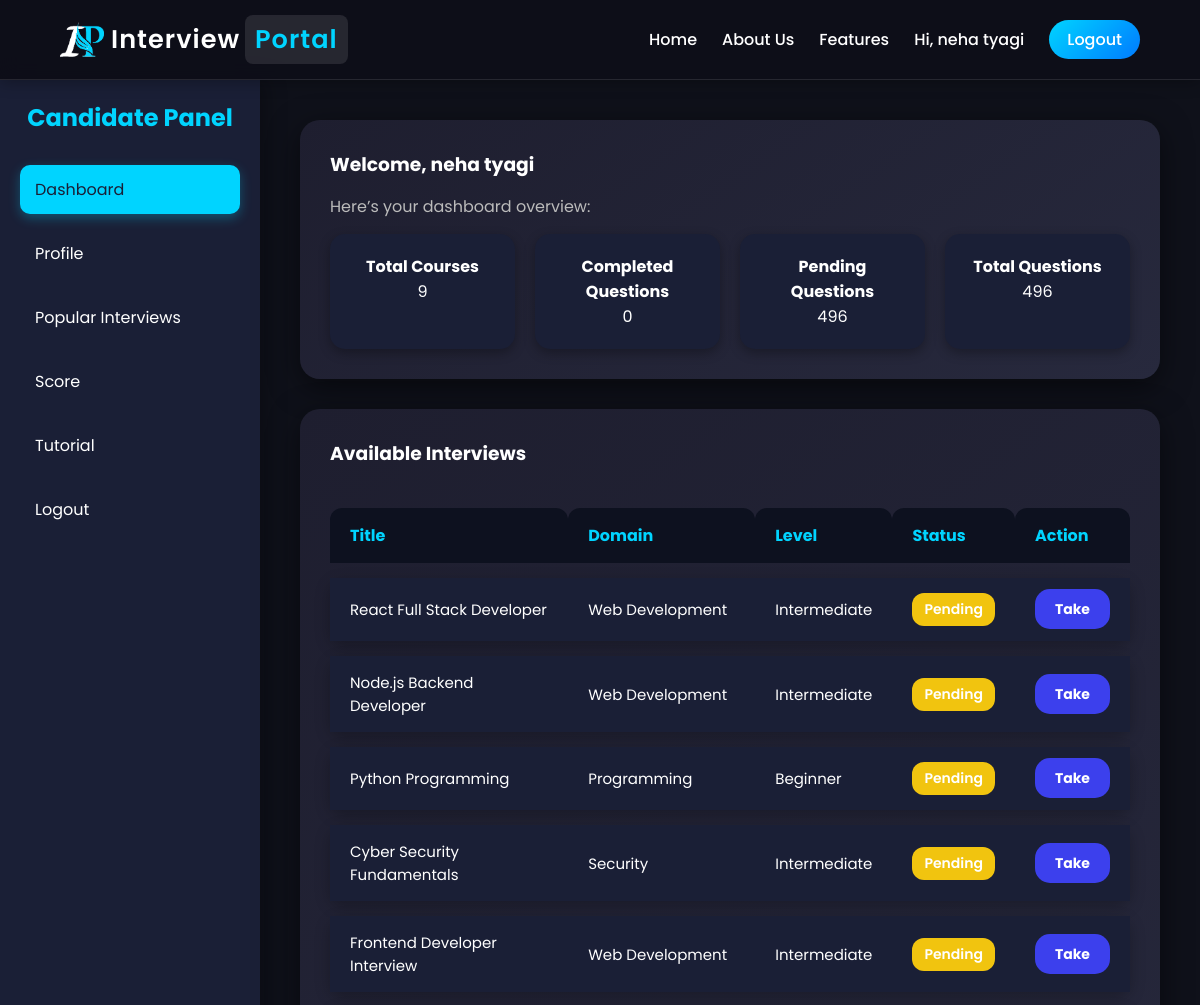
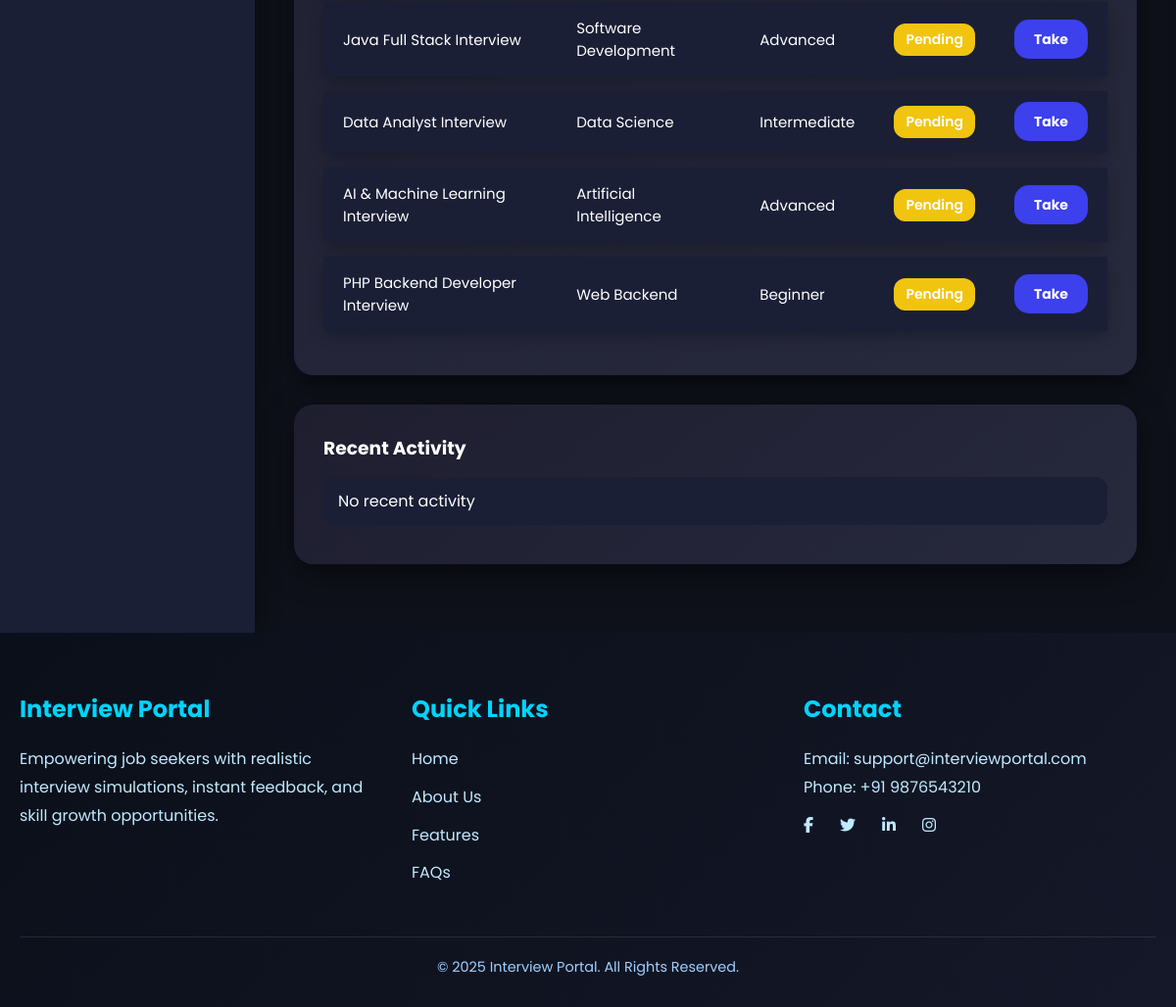
/dashboard.php (signed in), run on the app's committed database (2 pictures, top to bottom).
### tables this page shows
CREATE TABLE `interviews` (
  `id` int(11) NOT NULL,
  `title` varchar(255) DEFAULT NULL,
  `domain` varchar(100) DEFAULT NULL,
  `description` text DEFAULT NULL,
  `difficulty` enum('Easy','Medium','Hard') DEFAULT 'Medium',
  `duration` varchar(50) DEFAULT NULL,
  `tags` varchar(255) DEFAULT NULL,
  `status` enum('active','inactive') DEFAULT 'active',
  `image` varchar(255) DEFAULT NULL,
  `level` varchar(50) DEFAULT NULL,
  `created_by` int(11) DEFAULT NULL,
  `created_at` timestamp NOT NULL DEFAULT current_timestamp()
);

### dashboard.php (the view, shortened to what this page needs)
<?php
include 'header.php';
$user_id = $_SESSION['user']['id'];
$total_interviews = $conn->query("SELECT id FROM interviews")->num_rows;
$completed_interviews = $conn->query("SELECT id FROM candidate_scores WHERE user_id = $user_id AND score IS NOT NULL")->num_rows;
$total_questions = $conn->query("SELECT COUNT(*) AS total FROM questions")->fetch_assoc()['total'];
$attempted_res = $conn->query("SELECT COUNT(question_id) AS total_solved FROM candidate_scores WHERE user_id = $user_id");
$pending_question_count = $total_questions - $completed_interviews;
?>
<div class="dashboard-container">
  <?php include 'sidebar.php'; ?>
  <main class="main-content">
    <div class="card welcome-card">
      <h3>Welcome, <?php echo htmlspecialchars($_SESSION['user']['name']); ?></h3>
      <p class="small">Here’s your dashboard overview:</p>
      <div class="stats-cards">
        <div class="stat-card">
                    <h4>Total Courses</h4>
                    <p><?php echo $total_interviews; ?></p>
                </div>
                <div class="stat-card">
                    <h4>Completed Questions</h4>
                    <p><?php echo $completed_interviews; ?></p>
                </div>
                <div class="stat-card">
                    <h4>Pending Questions</h4>
                    <p><?php echo $pending_question_count; ?></p>
                </div>
                <div class="stat-card">
                    <h4>Total Questions</h4>
                    <p><?php echo $total_questions; ?></p>
                </div>
      </div>
    </div>
    <div class="card">
      <h3>Available Interviews</h3>
      <table class="table">
        <thead>
          <tr>
            <th>Title</th>
            <th>Domain</th>
            <th>Level</th>
            <th>Status</th>
            <th>Action</th>
          </tr>
        </thead>
        <tbody>
          <?php
      $res = $conn->query('SELECT * FROM interviews ORDER BY created_at DESC');
      if($res && $res->num_rows > 0){
        while($r = $res->fetch_assoc()){
        $interview_id = $r['id'];
        $total_questions = $conn->query("SELECT COUNT(*) AS total FROM questions WHERE interview_id = $interview_id")->fetch_assoc()['total'];
        $attempted = $conn->query("SELECT COUNT(*) AS attempted_count FROM candidate_scores WHERE user_id = $user_id AND interview_id = $interview_id")->fetch_assoc()['attempted_count'];
          if($attempted == $total_questions && $total_questions > 0){
              $status_text = 'Completed';
              $status_class = 'status-completed';
          } else {
              $status_text = 'Pending';
              $status_class = 'status-pending';
          }
          $action_btn = ($status_text == 'Pending')
                          ? '<a class="btn-action" href="take_interview.php?i='.$interview_id.'">Take</a>'
                          : '<span class="btn-completed">Completed</span>';
          echo '<tr>
                  <td>'.htmlspecialchars($r['title']).'</td>
                  <td>'.htmlspecialchars($r['domain']).'</td>
                  <td>'.htmlspecialchars($r['level']).'</td>
                  <td><span class="status-badge '.$status_class.'">'.$status_text.'</span></td>
                  <td>'.$action_btn.'</td>
                </tr>';
              }
          } else {
              echo '<tr><td colspan="5" style="text-align:center;">No interviews available</td></tr>';
          }
?>
        </tbody>
      </table>
    </div>
    <div class="card">
      <h3>Recent Activity</h3>
      <ul class="activity-list">
        <ul class="activity-list">
          <?php
          $activity = $conn->query("
              SELECT i.title, a.score, a.created_at
              FROM candidate_scores a
              JOIN interviews i ON i.id = a.interview_id
              WHERE a.user_id = $user_id
              ORDER BY a.created_at DESC
              LIMIT 5
          ");
          if($activity && $activity->num_rows > 0){
              while($act = $activity->fetch_assoc()){
                  $status_text = ($act['score'] !== null && $act['score'] > 0) ? 'Completed' : 'Started';
                  echo '<li>'.htmlspecialchars($status_text).' "'.htmlspecialchars($act['title']).'" on '.date('d M Y', strtotime($act['created_at'])).'</li>';
              }
          } else {
              echo '<li>No recent activity</li>';
          }
          ?>
        </ul>
      </ul>
    </div>
  </main>
</div>
<?php include 'footer.php'; ?>

### header.php (style rules this page uses)
* { margin: 0; padding: 0; box-sizing: border-box; font-family: 'Poppins', sans-serif; }
html, body { width: 100%; min-height: 100%; background: #0b0f19; color: #fff; scroll-behavior: smooth; }
a { text-decoration: none; color: inherit; }
body { padding-top: 80px; }

### dashboard.php (style rules this page uses)
.status-badge { color: #fff; padding: 6px 12px; border-radius: 12px; font-weight: 600; font-size: 14px; display: inline-block; text-align: center; }
.status-pending { background-color: #f1c40f; }
.dashboard-container { display: flex; min-height: 100vh; background: #0f111a; font-family: 'Poppins', sans-serif; }
.main-content { flex-grow: 1; padding: 40px; }
.card { background: linear-gradient(145deg, #1e1e2f, #27293d); padding: 30px; border-radius: 20px; box-shadow: 0 8px 30px rgba(0,0,0,0.5); color: #fff; margin-bottom: 30px; }
h3 { margin-bottom: 15px; color: #fff; }
p.small { color: #bbb; }
.stats-cards { display: flex; gap: 20px; margin-top: 15px; }
.stat-card { background: #1a1f36; flex: 1; text-align: center; padding: 20px; border-radius: 15px; box-shadow: 0 4px 12px rgba(0,0,0,0.3); transition: 0.3s; }
.table { width: 100%; border-collapse: separate; border-spacing: 0 15px; margin-top: 25px; }
.table th { background: #0d111f; color: #00d4ff; font-weight: 700; font-size: 16px; padding: 15px 20px; border-radius: 12px 12px 0 0; text-align: left; }
.table tbody tr { background: #1a1f36; transition: all 0.3s ease; box-shadow: 0 5px 15px rgba(0,0,0,0.25); border-radius: 12px; }
.table tbody tr td { padding: 15px 20px; font-size: 15px; color: #fff; }
.btn-action { background: #3c40ed; color: #fff; padding: 10px 20px; border-radius: 15px; font-weight: 700; font-size: 14px; text-decoration: none; transition: all 0.3s ease; }
.activity-list { list-style: none; padding: 0; }
.activity-list li { padding: 12px 15px; background: #1a1f36; border-radius: 12px; margin-bottom: 10px; transition: 0.3s; }

### data on the page
interviews: title "React Full Stack Developer", domain "Web Development", level "Intermediate", status_text "Pending"
interviews: title "Node.js Backend Developer", domain "Web Development", level "Intermediate", status_text "Pending"
interviews: title "Python Programming", domain "Programming", level "Beginner", status_text "Pending"
interviews: title "Cyber Security Fundamentals", domain "Security", level "Intermediate", status_text "Pending"
interviews: title "Frontend Developer Interview", domain "Web Development", level "Intermediate", status_text "Pending"
interviews: title "Java Full Stack Interview", domain "Software Development", level "Advanced", status_text "Pending"
interviews: title "Data Analyst Interview", domain "Data Science", level "Intermediate", status_text "Pending"
interviews: title "AI & Machine Learning Interview", domain "Artificial Intelligence", level "Advanced", status_text "Pending"
interviews: title "PHP Backend Developer Interview", domain "Web Backend", level "Beginner", status_text "Pending"

### other printed values
$_SESSION['user']['name'] "neha tyagi"
$title "Dashboard"
$title "Profile"
$title "Popular Interviews"
$title "Score"
$title "Tutorial"
$title "Logout"
$total_interviews "9"
$completed_interviews "0"
$pending_question_count "496"
$total_questions "496"
